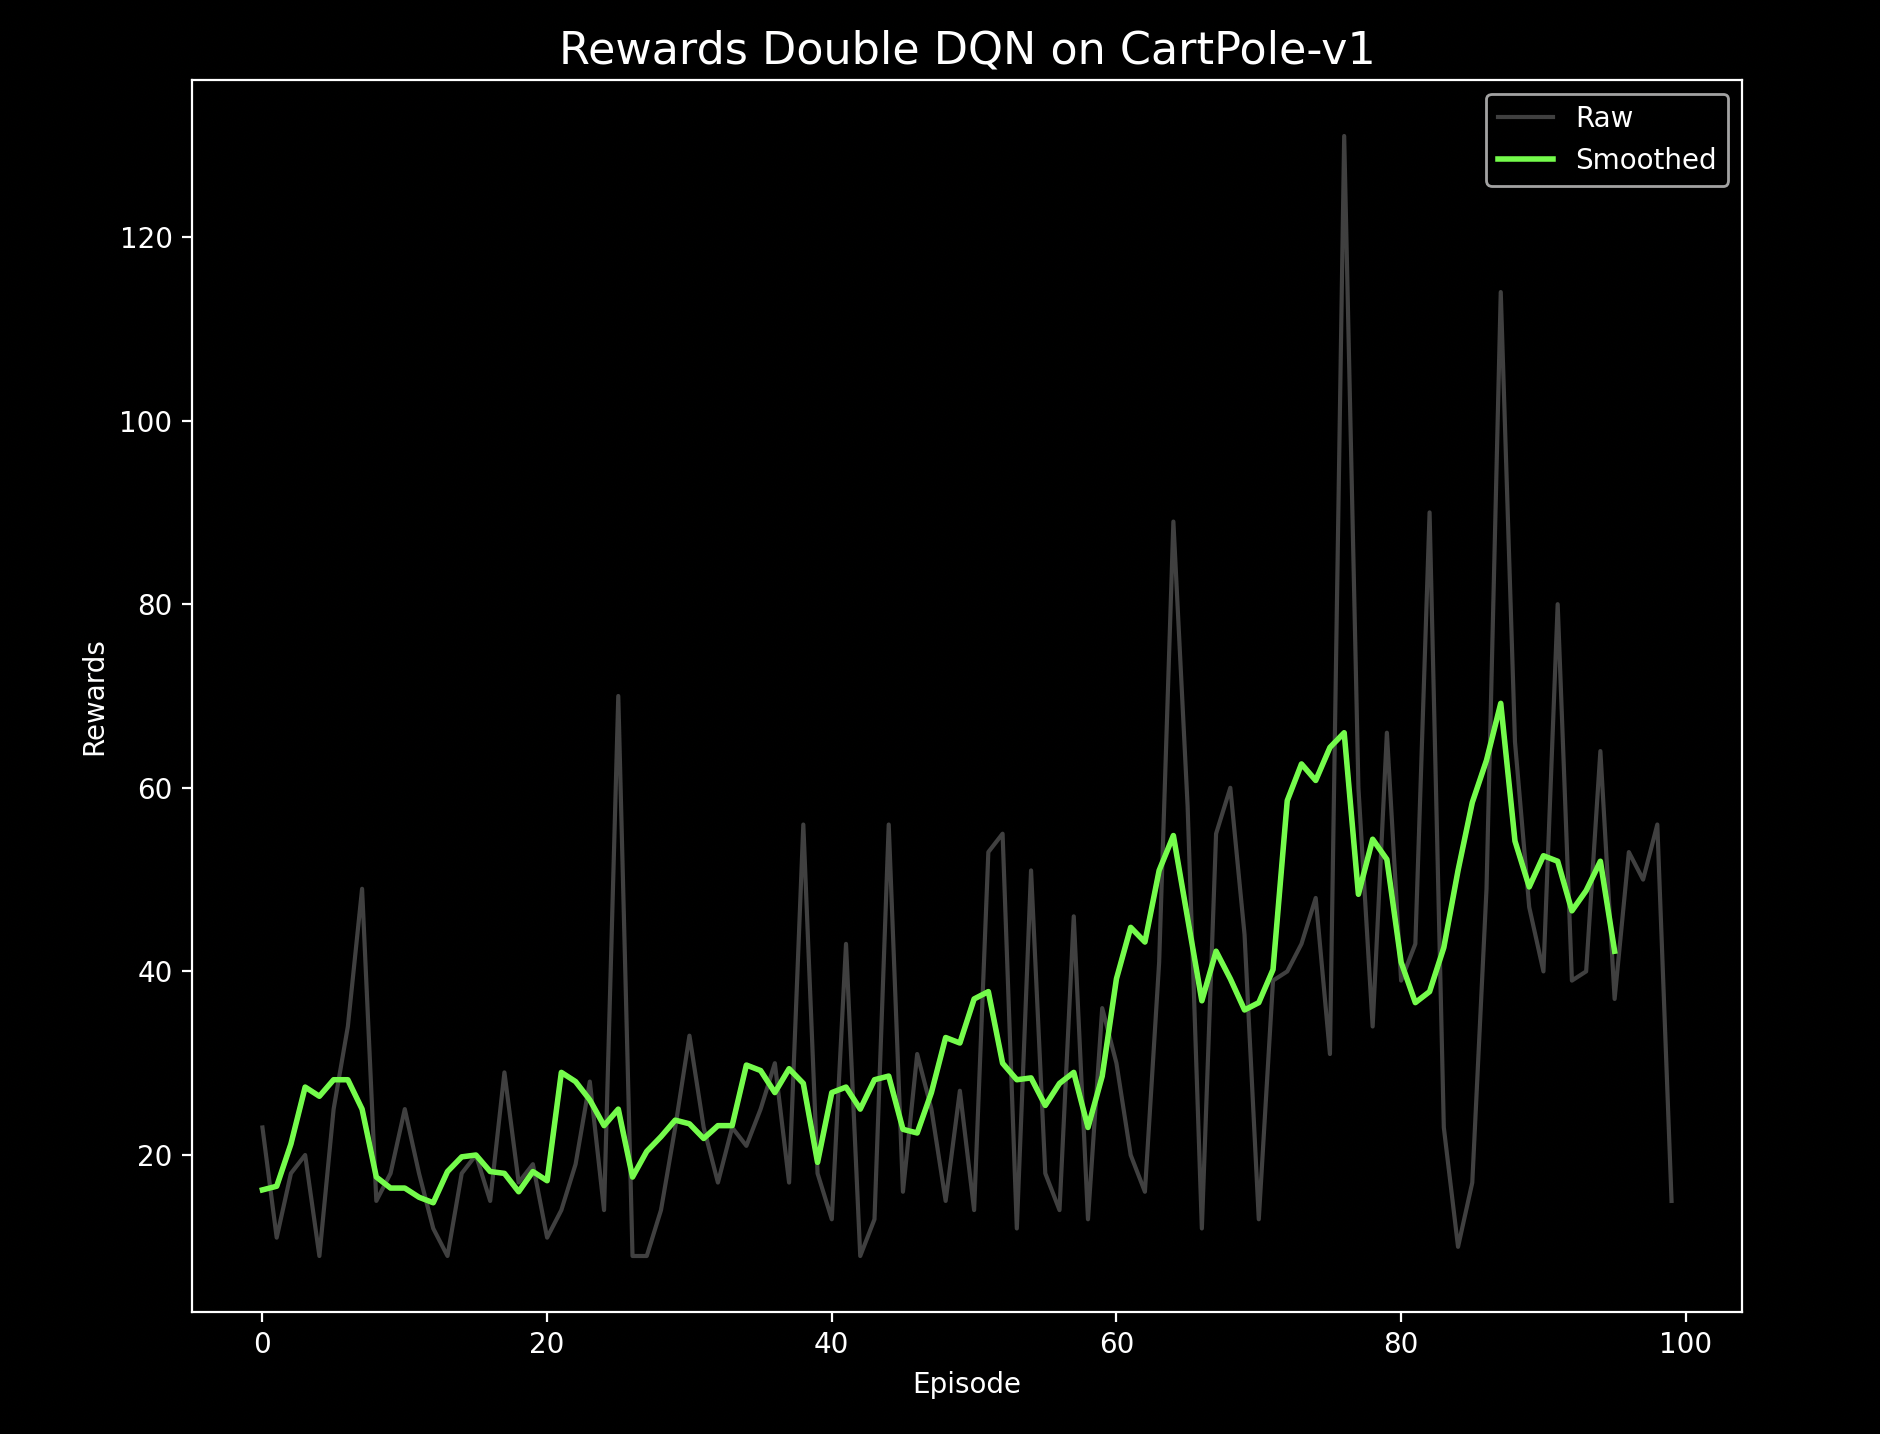

The script that drew this image:
import numpy as np
import torch
import torch.nn.functional as F
import gymnasium as gym
import matplotlib.pyplot as plt
import imageio
from collections import deque
import os, subprocess


try:
    ffmpeg_path = subprocess.check_output(['which', 'ffmpeg']).decode().strip()
    os.environ['IMAGEIO_FFMPEG_EXE'] = ffmpeg_path
except:
    print("⚠️ Could not find ffmpeg automatically. Please install with: brew install ffmpeg")


class QNetwork(torch.nn.Module):
    def __init__(self, state_dim, action_dim):
        super(QNetwork, self).__init__()
        self.fc1 = torch.nn.Linear(state_dim, 256)
        self.fc2 = torch.nn.Linear(256, 256)
        self.fc3 = torch.nn.Linear(256, action_dim)

    def forward(self, x):
        x = F.relu(self.fc1(x))
        x = F.relu(self.fc2(x))
        return self.fc3(x)


class ReplayBuffer:
    def __init__(self, maxlen=100000):
        self.s, self.a, self.r, self.ns, self.d = deque(maxlen=maxlen), deque(maxlen=maxlen), deque(maxlen=maxlen), deque(maxlen=maxlen), deque(maxlen=maxlen)

    def add(self, s, a, r, ns, d):
        self.s.append(s)
        self.a.append(a)
        self.r.append(r)
        self.ns.append(ns)
        self.d.append(d)

    def sample(self, batch_size=64):
        idxs = np.random.choice(len(self.a), size=min(batch_size, len(self.a)), replace=False)
        s = torch.FloatTensor([self.s[i] for i in idxs])
        a = torch.LongTensor([self.a[i] for i in idxs]).unsqueeze(1)
        r = torch.FloatTensor([self.r[i] for i in idxs]).unsqueeze(1)
        ns = torch.FloatTensor([self.ns[i] for i in idxs])
        d = torch.FloatTensor([self.d[i] for i in idxs]).unsqueeze(1)
        return s, a, r, ns, d

    def __len__(self):
        return len(self.a)


def draw(values, name):
    plt.style.use('dark_background')
    plt.figure(figsize=(10, 8))
    smooth = np.convolve(values, np.ones(5) / 5, mode='valid')
    plt.title(f'{name} Double DQN on CartPole-v1', fontsize=16)
    plt.xlabel('Episode')
    plt.ylabel(name)
    plt.plot(values, color='gray', alpha=0.5, label='Raw')
    plt.plot(smooth, color='lime', linewidth=2, label='Smoothed')
    plt.legend()
    plt.show()


def record_video(policy, filename="cartpole_double_dqn.mp4", steps=500):
    print("🎥 Recording video...")
    env = gym.make("CartPole-v1", render_mode="rgb_array")
    s, _ = env.reset()
    frames = []

    for t in range(steps):
        with torch.no_grad():
            q_vals = policy(torch.FloatTensor(s))
            action = torch.argmax(q_vals).item()

        frame = env.render()
        frames.append(frame)

        ns, r, terminated, truncated, _ = env.step(action)
        done = terminated or truncated
        s = ns

        if done:
            s, _ = env.reset()

    env.close()
    imageio.mimsave(filename, frames, fps=30, codec='libx264')
    print(f"✅ Video saved as {filename}")


def select_action(q_net, s, eps, action_dim):
    if np.random.rand() < eps:
        return np.random.randint(0, action_dim)
    else:
        q_vals = q_net(torch.FloatTensor(s))
        return torch.argmax(q_vals).item()


def ddqn_update(q_net, target_net, optimizer, replay_buffer, batch_size, gamma, device):
    if len(replay_buffer) < batch_size:
        return None

    s, a, r, ns, d = replay_buffer.sample(batch_size)
    s, a, r, ns, d = s.to(device), a.to(device), r.to(device), ns.to(device), d.to(device)

    # Current Q
    curr_Q = q_net(s).gather(1, a)

    # Double DQN: use q_net for argmax, target_net for Q value
    with torch.no_grad():
        next_actions = torch.argmax(q_net(ns), dim=1, keepdim=True)
        next_Q = target_net(ns).gather(1, next_actions)
        target_Q = r + gamma * next_Q * (1 - d)

    # Loss
    loss = F.mse_loss(curr_Q, target_Q)
    optimizer.zero_grad()
    loss.backward()
    optimizer.step()
    return loss.item()


def main():
    env = gym.make("CartPole-v1")
    state_dim = env.observation_space.shape[0]
    action_dim = env.action_space.n

    device = 'cpu'
    gamma = 0.99
    lr = 1e-3
    tau = 0.005
    batch_size = 64

    q_net = QNetwork(state_dim, action_dim).to(device)
    target_net = QNetwork(state_dim, action_dim).to(device)
    target_net.load_state_dict(q_net.state_dict())

    optimizer = torch.optim.Adam(q_net.parameters(), lr=lr)
    buffer = ReplayBuffer()
    episodes = 100

    eps_start, eps_end, eps_decay = 1.0, 0.05, 0.995
    eps = eps_start

    rewards_hist = []
    loss_hist = []

    for ep in range(episodes):
        s, _ = env.reset()
        total_r = 0
        done = False
        while not done:
            a = select_action(q_net, s, eps, action_dim)
            ns, r, terminated, truncated, _ = env.step(a)
            done = terminated or truncated
            buffer.add(s, a, r, ns, done)
            s = ns
            total_r += r

            loss = ddqn_update(q_net, target_net, optimizer, buffer, batch_size, gamma, device)
            if loss is not None:
                loss_hist.append(loss)

            # Soft update target net
            for tp, p in zip(target_net.parameters(), q_net.parameters()):
                tp.data.copy_(tau * p.data + (1 - tau) * tp.data)

        eps = max(eps * eps_decay, eps_end)
        rewards_hist.append(total_r)
        print(f"Ep {ep+1}/{episodes} | Reward: {total_r:.1f} | Eps: {eps:.3f}")

    env.close()

    draw(rewards_hist, "Rewards")
    draw(loss_hist, "Q Loss")
    record_video(q_net, "cartpole_double_dqn.mp4", steps=500)


if __name__ == "__main__":
    main()
